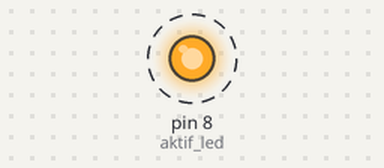
Simulated run of this sketch. Board: Arduino Uno, built with avr-gcc and run on an emulated ATmega328P. Shown: output pins drawn as LEDs (lit = HIGH). Dashed ring = blinking.

Above: at 0.2 s.
Timing chart, 0 to 3.0 s (numbered marks = the images above):
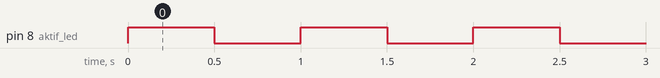

Measured:
- by itself, pin 8 (aktif_led): alternates HIGH for 0.50 s and LOW for 0.50 s

The sketch:

arduino-ilk-kod-satirlari.ino
```cpp
#define aktif_led 8

  //burada define (tanımlama) komuduyla beraber aktif_led isimini 8.port a bağlanan led olduğunu belirtmiş oluruz.

void setup() {

  // Çalıştırmadan önce kodu buradan kurun
  // void setup(){ la kod istemini başlatır kod sonunda "}" işaretiyle kapatırız.

pinMode(aktif_led,OUTPUT);

   // pinMode(aktif_led,OUTPUT); işlemiyle beraber, pin'in aktif_led.port(çıkış/giriş) pinine bağlı noktalı virgülle ";" belirtiriz.

}

void loop() {

  // void loop() işlem tekrarıdır bunu yazdıktan sonra kod istemini belirli bir döngüye bağlarız.

digitalWrite(aktif_led,HIGH);
delay(500);
digitalWrite(aktif_led,LOW);
delay(500);

  // Ana kodu buraya yazarız ve çalıştırınca kendi içinde döngüye girer.
  // digitalWrite(aktif_led,HIGH); işleminde aktif_led.pin'e yüksek akış gönderip led'i yakmış oluruz
  // delay(100); işleminde kaç ms'de yandığını belirtir.
  // digitalWrite(aktif_led,LOW); işleminde aktif_led "8.pin'e" düşük voltaj gönderip led'i söndürürüz.
  // tekrardan delay(100); yaptığımızda kaç ms'de söndüğünü görürüz ve kodu istemini sonlandıranana kadar işlem tekrar eder.

}
  // Arduino Uno,direnç,pin ve çalışma yaptığımız board'la düzgün bağlatında olduğunuzdan emin oldun.
  // Jumper kabloyu taktığınız pinin karşılığında başka bir jumper kabloyu "GND" pinine takınız. 
```
